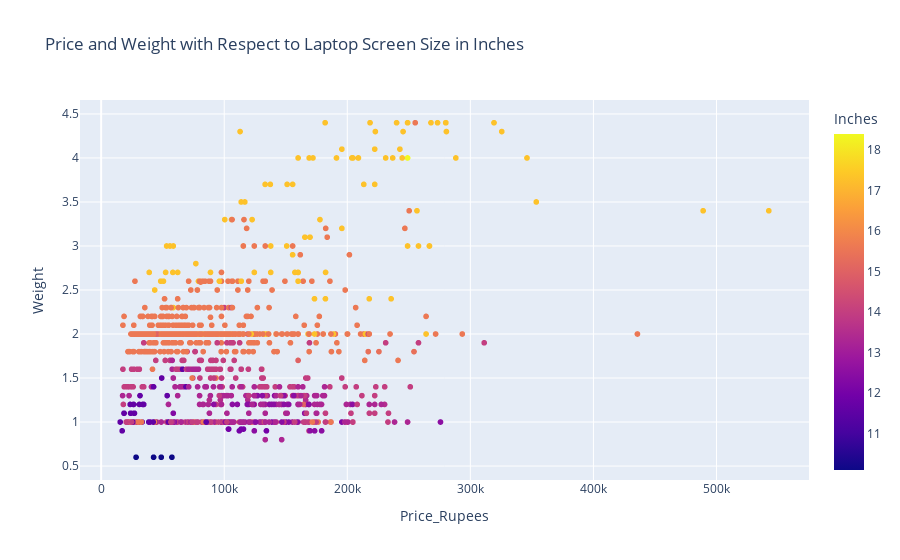

Source (notebook cell):
### Code cell
fig = px.scatter(df, x="Price_Rupees",y='Weight',color='Inches', title="Price and Weight with Respect to Laptop Screen Size in Inches")
fig.show()

### Figure 1 — Plotly figure (JSON) as saved in the notebook; plotly's stock layout.template omitted (floating-point values rounded to 4 significant figures; data arrays with more than 128 entries replaced by an {"elided": "..."} marker saying what was removed)
{"data": [{"hovertemplate": "Price_Rupees=%{x}<br>Weight=%{y}<br>Inches=%{marker.color}<extra></extra>", "legendgroup": "", "marker": {"color": {"elided": "1303 float values"}, "coloraxis": "coloraxis", "symbol": "circle"}, "mode": "markers", "name": "", "showlegend": false, "type": "scattergl", "x": {"elided": "1303 float values"}, "xaxis": "x", "y": {"elided": "1303 float values"}, "yaxis": "y"}], "layout": {"coloraxis": {"colorbar": {"title": {"text": "Inches"}}, "colorscale": [[0, "#0d0887"], [0.1111, "#46039f"], [0.2222, "#7201a8"], [0.3333, "#9c179e"], [0.4444, "#bd3786"], [0.5556, "#d8576b"], [0.6667, "#ed7953"], [0.7778, "#fb9f3a"], [0.8889, "#fdca26"], [1, "#f0f921"]]}, "legend": {"tracegroupgap": 0}, "title": {"text": "Price and Weight with Respect to Laptop Screen Size in Inches"}, "xaxis": {"anchor": "y", "domain": [0, 1], "title": {"text": "Price_Rupees"}}, "yaxis": {"anchor": "x", "domain": [0, 1], "title": {"text": "Weight"}}}}
